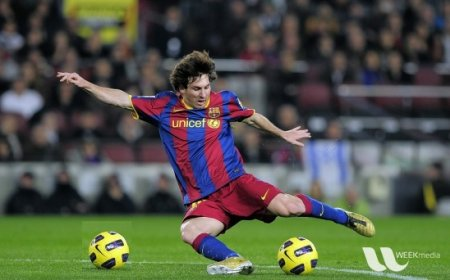
%> input picture Transformation of a Image/messi.jpg, 450 x 280 px
$ octave logarithamic_image.m   (GNU Octave 9; MATLAB toolbox functions it lacks are replaced by stand-ins)
%> lines starting %> are read from the running program, lines starting %| are printed output that depends on the picture
% logarithamic image transformation
close all % to close the previous figures
clear % to clearthe workspace
clc % to clear the command window
%pkg load image

input_image = imread('messi.jpg');
%> input_image is the input picture: size 280x450x3 uint8; mean R, G, B 82.3, 85.8, 72.3
gray_scale_image = rgb2gray(input_image);
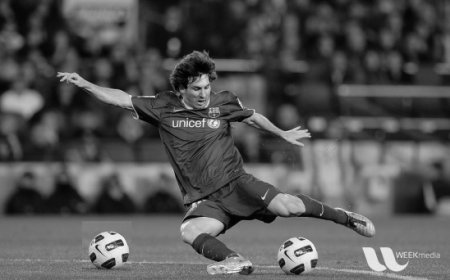
%> gray_scale_image: size 280x450 uint8; min 0, max 249, mean 83.2
figure
subplot(1,2,1)
imshow(gray_scale_image);
title('Gray Scale of Input Image')

%logarithamic image transformation
% s = c * log(r + 1) where s= output pixel, r = input pixel
c = 45.986 % change the value of c for different output.
% As log(256) = 5.545 . putting r=255 and s=255, I got c = 45.986
result_image = c * log( gray_scale_image + 1) ;
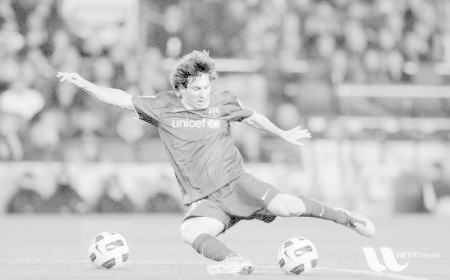
%> result_image: size 280x450 double; min 0, max 253.9, mean 194.8
subplot(1,2,2)
imshow(uint8(result_image));
title('Logarithamic Transformation of the gray scale Image')
print -djpg logarithamic_transformation.jpg % to save the figure
